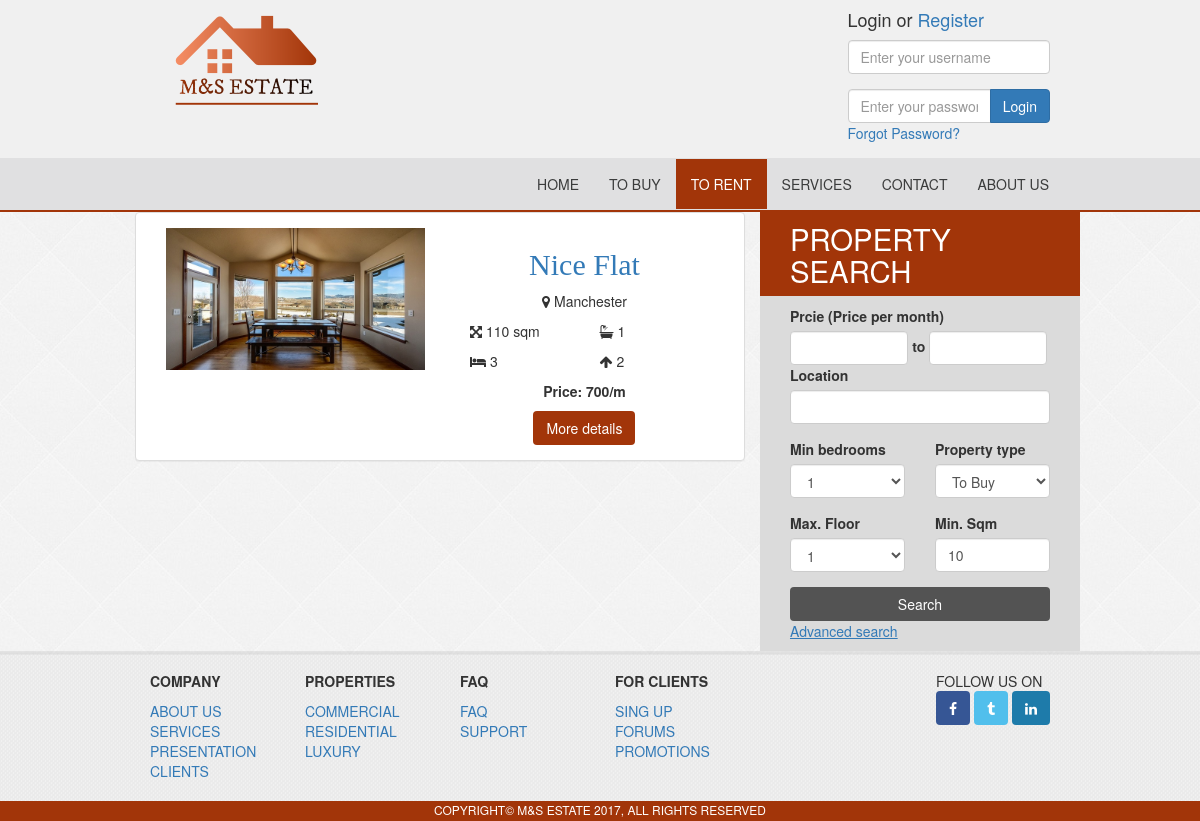
Page /to_rent.php on the committed database.
### tables this page shows
CREATE TABLE `properties_rent` (
  `prop_id` int(11) NOT NULL,
  `prop_advertiser` varchar(255) NOT NULL,
  `prop_title` varchar(255) NOT NULL,
  `prop_location` varchar(255) NOT NULL,
  `prop_image` text NOT NULL,
  `prop_content` text NOT NULL,
  `prop_price_monthly` int(10) NOT NULL,
  `prop_sqm` int(5) NOT NULL,
  `prop_bedrooms` int(3) NOT NULL,
  `prop_bathrooms` int(3) NOT NULL,
  `prop_floor` int(3) NOT NULL,
  `prop_balcony` tinyint(1) NOT NULL,
  `prop_elevator` tinyint(1) NOT NULL,
  `prop_garage` tinyint(1) NOT NULL,
  `prop_garden` tinyint(1) NOT NULL,
  `prop_renovated` tinyint(1) NOT NULL,
  `prop_furnished` tinyint(1) NOT NULL
);

### to_rent.php (the view, shortened to what this page needs)
<?php include("include/header.php"); ?>
      <?php include("include/navigation.php"); ?>
<div class="container">
  <div class="row">
    <div class="col-md-8">
      <?php
        $query = "SELECT * FROM properties_rent";
        $result = mysqli_query($connection,$query);
        while($row = mysqli_fetch_assoc($result)){
        ?>
      <div class="panel panel-default text-center">
      <div class="panel-body">
          <div class="col-md-6">
          <img src="Image/<?php echo $row['prop_image'];?>" alt="" class="img-responsive">
        </div>
        <div class="col-md-6">
          <h2><a href="property.php?id=<?php echo $row['prop_id'] ?>&prop=rent"><?php echo $row['prop_title'];?></a></h2>
          <p><i class="fa fa-map-marker"></i> <?php echo $row['prop_location'];?></p>
          <div class="col-xs-6">
            <p class="text-left"><i class="fa fa-arrows-alt"></i> <?php echo $row['prop_sqm'] ?> sqm</p>
            <p class="text-left"><i class="fa fa-bed"></i> <?php echo $row['prop_bedrooms'] ?></p>
          </div>
          <div class="col-xs-6">
            <p class="text-left"><i class="fa fa-bath"></i> <?php echo $row['prop_bathrooms'] ?></p>
            <p class="text-left"><i class="fa fa-arrow-up"></i> <?php echo $row['prop_floor'] ?></p>
          </div>
          <p class="price">Price: <?php echo  $row['prop_price_monthly']; ?>/m</p>
          <a href="property?id=<?php echo $row['prop_id'] ?>&prop=rent" class="btn btn-color" type="button" name="button">More details</a>
        </div>
      </div>
      </div>
      <?php } ?>
    </div>
    <aside class="col-md-4">
      <?php include("include/search_bar.php") ?>
    </aside>
  </div>
</div>
   <?php include("include/footer.php"); ?>

### css/style.css (style rules this page uses)
body { background-image: url('../image/background.png'); }
@media (min-width:992px) { .container { width: 960px; } }
h2, .sale { color: #a23509; font-family: "Frankiln Gothic Book"; }
aside { background-color: #dbdbdb; }
.btn-color { color: #fff; background-color: #a23509; bottom: 20px; }
.price { font-weight: bold; }

### rows in the picture
properties_rent: prop_image (picture), prop_title "Nice Flat", prop_location "Manchester", prop_sqm "110", prop_bedrooms "3", prop_bathrooms "1", prop_floor "2", prop_price_monthly "700"
